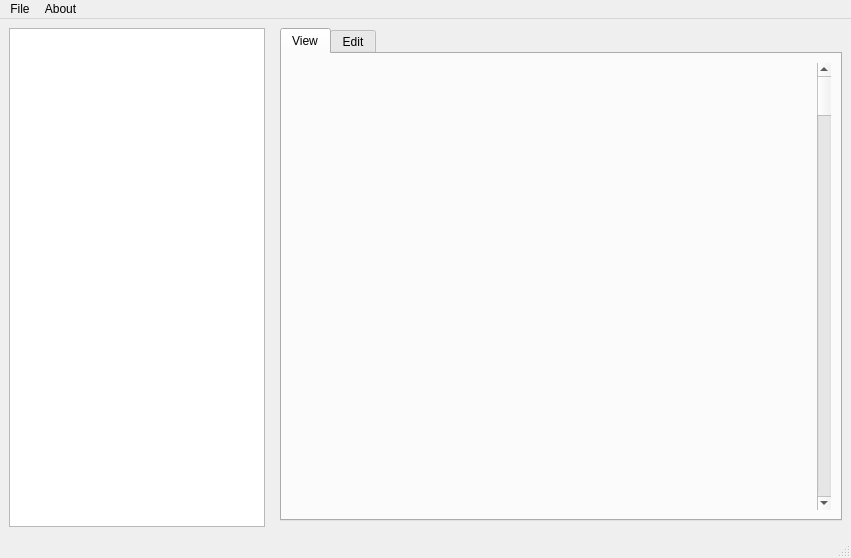
<?xml version="1.0" encoding="UTF-8"?>
<ui version="4.0">
 <class>MainWindow</class>
 <widget class="QMainWindow" name="MainWindow">
  <property name="geometry">
   <rect>
    <x>0</x>
    <y>0</y>
    <width>851</width>
    <height>558</height>
   </rect>
  </property>
  <property name="windowTitle">
   <string>Julie Notes</string>
  </property>
  <widget class="QWidget" name="centralwidget">
   <layout class="QGridLayout" name="gridLayout_2">
    <item row="0" column="0">
     <layout class="QGridLayout" name="gridLayout">
      <item row="1" column="1">
       <widget class="Line" name="line">
        <property name="orientation">
         <enum>Qt::Vertical</enum>
        </property>
       </widget>
      </item>
      <item row="0" column="2">
       <widget class="QTabWidget" name="View">
        <property name="sizePolicy">
         <sizepolicy hsizetype="Expanding" vsizetype="Expanding">
          <horstretch>3</horstretch>
          <verstretch>0</verstretch>
         </sizepolicy>
        </property>
        <property name="minimumSize">
         <size>
          <width>120</width>
          <height>0</height>
         </size>
        </property>
        <property name="currentIndex">
         <number>0</number>
        </property>
        <widget class="QWidget" name="tab_3">
         <attribute name="title">
          <string>View</string>
         </attribute>
         <layout class="QGridLayout" name="gridLayout_3">
          <item row="0" column="0">
           <widget class="KWebView" name="kwebview"/>
          </item>
          <item row="0" column="1">
           <widget class="QScrollBar" name="verticalScrollBar_2">
            <property name="orientation">
             <enum>Qt::Vertical</enum>
            </property>
           </widget>
          </item>
         </layout>
        </widget>
        <widget class="QWidget" name="tab_4">
         <attribute name="title">
          <string>Edit</string>
         </attribute>
         <layout class="QGridLayout" name="gridLayout_4">
          <item row="0" column="0">
           <widget class="QTextEdit" name="textEdit"/>
          </item>
          <item row="0" column="1">
           <widget class="QScrollBar" name="verticalScrollBar">
            <property name="orientation">
             <enum>Qt::Vertical</enum>
            </property>
           </widget>
          </item>
         </layout>
        </widget>
       </widget>
      </item>
      <item row="0" column="0" rowspan="2">
       <widget class="QListWidget" name="FilesList">
        <property name="sizePolicy">
         <sizepolicy hsizetype="MinimumExpanding" vsizetype="Expanding">
          <horstretch>0</horstretch>
          <verstretch>0</verstretch>
         </sizepolicy>
        </property>
        <property name="minimumSize">
         <size>
          <width>100</width>
          <height>0</height>
         </size>
        </property>
       </widget>
      </item>
     </layout>
    </item>
   </layout>
  </widget>
  <widget class="QMenuBar" name="menubar">
   <property name="geometry">
    <rect>
     <x>0</x>
     <y>0</y>
     <width>851</width>
     <height>19</height>
    </rect>
   </property>
   <widget class="QMenu" name="menuFile">
    <property name="title">
     <string>File</string>
    </property>
    <addaction name="action_Open"/>
    <addaction name="action_Save_As"/>
    <addaction name="action_Save"/>
    <addaction name="separator"/>
    <addaction name="action_Quit"/>
   </widget>
   <widget class="QMenu" name="menuAbout">
    <property name="title">
     <string>About</string>
    </property>
    <addaction name="actionAbout"/>
   </widget>
   <addaction name="menuFile"/>
   <addaction name="menuAbout"/>
  </widget>
  <widget class="QStatusBar" name="statusbar"/>
  <action name="action_Open">
   <property name="text">
    <string>&amp;Open</string>
   </property>
  </action>
  <action name="action_Save_As">
   <property name="text">
    <string>&amp;Save As</string>
   </property>
  </action>
  <action name="action_Save">
   <property name="text">
    <string>&amp;Save</string>
   </property>
  </action>
  <action name="action_Quit">
   <property name="text">
    <string>&amp;Quit</string>
   </property>
  </action>
  <action name="actionAbout">
   <property name="text">
    <string>About</string>
   </property>
  </action>
 </widget>
 <customwidgets>
  <customwidget>
   <class>KWebView</class>
   <extends>QWidget</extends>
   <header>kwebview.h</header>
  </customwidget>
 </customwidgets>
 <resources/>
 <connections/>
</ui>
